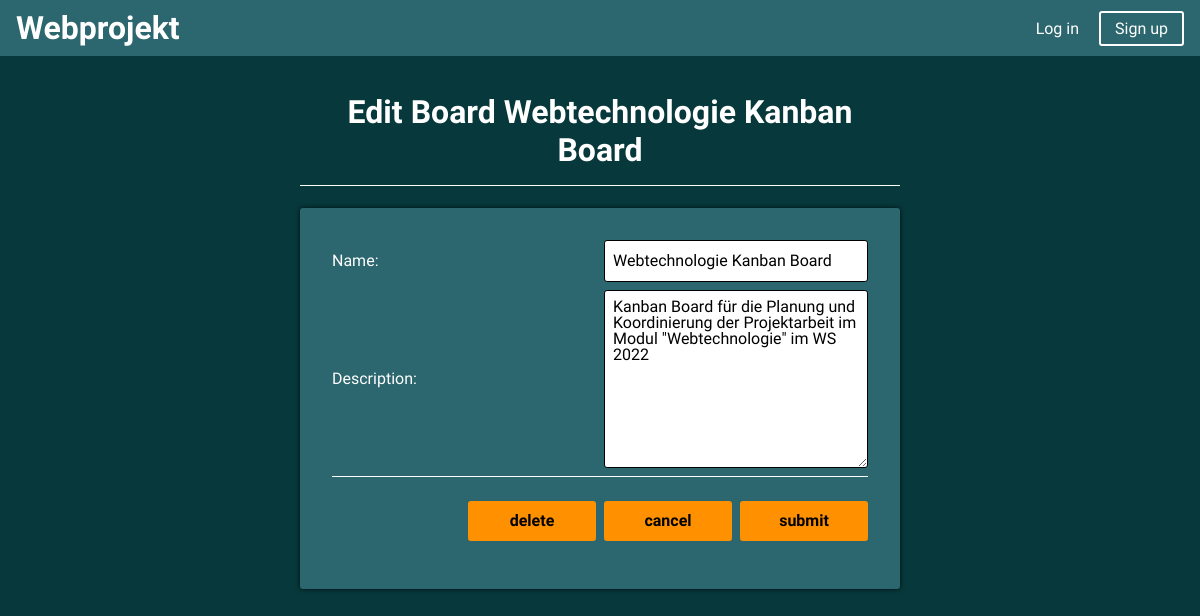
The app's page /update_board/41/ with its own data.
### base/models.py (models this page shows, shortened)
class Board(models.Model):
    owner = models.ForeignKey(User, on_delete=models.SET_NULL, null=True)
    name = models.CharField(max_length=200, null=True)
    description = models.TextField(null=True, blank=True)
    participants = models.ManyToManyField(User, related_name="participants", blank=True)
    updated = models.DateTimeField(auto_now=True, null=True)
    created = models.DateTimeField(auto_now_add=True, null=True)
    class Meta:
        ordering = ['-updated', '-created']

### base/views.py (the view, shortened to what this page needs)
# urls.py: path('update_board/<str:pk>/', views.updateBoard, name='update-board'),
def updateBoard(request, pk):
    page = 'update-board'
    board = Board.objects.get(id=pk)
    form = BoardForm(instance=board)
    context = {'page': page, 'board':board, 'form':form}
    return render(request, 'base/board_form.html', context)

### base/forms.py
class BoardForm(ModelForm):
    class Meta:
        model = Board
        fields = ('name', 'description')

### base/templates/base/board_form.html (shortened to what this page needs)
{% load static %}
{% block content %}
<head>
    <link rel='stylesheet'
        href='https://cdn-uicons.flaticon.com/uicons-regular-straight/css/uicons-regular-straight.css'>
    <link rel="stylesheet" href="{% static 'styles/app.css' %}">
</head>
{% if page == 'update-board' %}
<body>
    {% include 'navbar.html' %}
    <div class="content">
        <div class="fixed_centered_container">
            <h1 class="edit_head"> Edit Board {{ board.name }}</h1>
            <form method="POST" action="" class="edit_board">
                {{form}}
                <div id="border_settings"></div>
                <div class="edit_board_button_selection">
                    <div class="main_button" id="edit_board_delete"
                        onclick="location.pathname = 'delete_board/{{board.id}}'">
                        delete</div>
                </div>
                <div class="edit_board_button_selection">
                    <div class="main_button" id="edit_board_cancel" onclick="location.pathname = 'board/{{board.id}}'">
                        cancel
                    </div>
                    <button class="main_button" type="submit" id="edit_board_save">submit</button>
                </div>
            </form>
        </div>
    </div>
</body>
{% endif %}
{% endblock content %}

### static/styles/app.css (style rules this page uses)
* { scrollbar-width: 8px; scrollbar-color: #000000 #ffffff00; }
body { font-family: 'Signika', sans-serif; font-size: 16px; margin: 0; padding: 0; }
.content { position: absolute; top: 3.5rem; width: 100%; min-height: 100%; background-color: rgb(240, 237, 238); background-color: rgb(7, 57, 60); overflow: scroll; overflow-x: hidden; }
h1 { padding: 0; text-align: center; }
.edit_head { color: white; border-bottom: 1px solid white; padding: 1rem; }
input, textarea, select { margin: 0; font-family: inherit; padding: 0 0.5rem; border: 1px solid black; border-radius: 3px; font-size: 1rem; line-height: 2.5rem; }
.main_button { font-family: inherit; font-size: 1rem; text-align: center; text-decoration: none; font-weight: bold; padding: 0 1rem; line-height: 2.5rem; width: 100%; border-radius: 3px; background-color: rgb(255, 145, 0); cursor: pointer; border: none; }
* { box-sizing: border-box; }
.edit_board_button_selection { color: black; margin-bottom: 1rem; }
#border_settings { grid-column: 1/3; margin: 0; margin-bottom: 1rem; border-top: 1px solid white; }
.fixed_centered_container { position: fixed; left: 50%; top: auto; transform: translate(-50%, 0); }
.edit_board { display: grid; gap: 0.5rem; padding: 2rem; grid-template-columns: repeat(2, 1fr); margin: auto; background-color: rgb(44, 102, 110); border-radius: 3px; color: white; z-index: 1000; box-shadow: 0 0 5px rgb(0 0 0 / 0.8); align-items: center; }
.edit_board_button_selection { display: flex; flex-direction: row; gap: 0.5rem; }
textarea { line-height: 1rem; padding: 0.5rem; resize: vertical; }

### records on screen
Board: name "Webtechnologie Kanban Board", description "Kanban Board für die Planung und Koordinierung der Projektarbeit im Modul \"Webtechnologie\" im WS 2022"
